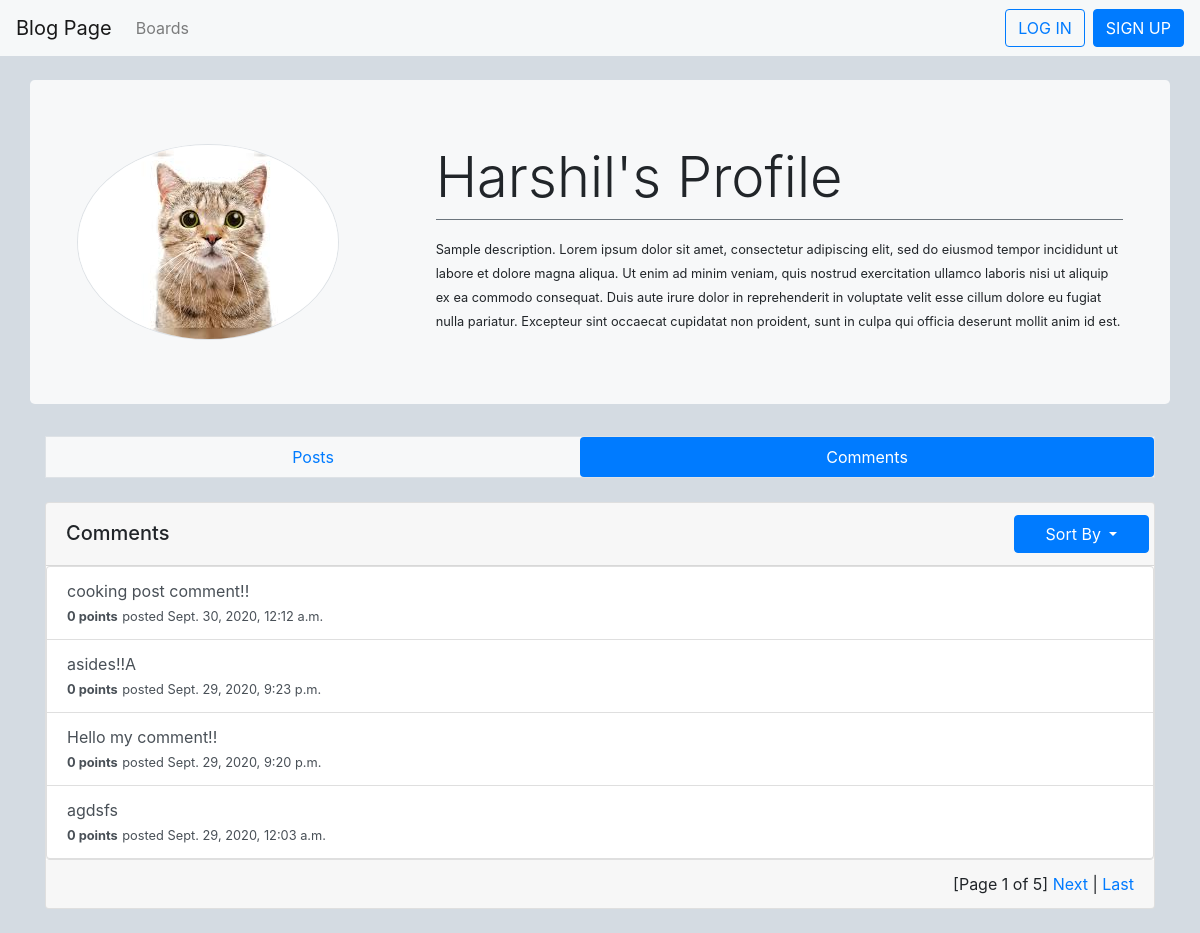
The app's page /profile/2/comments/ with its own data.
### user/models.py (models this page shows, shortened)
class Profile(models.Model):
    user = models.OneToOneField(User, on_delete=models.CASCADE, related_name='profile')
    description = models.TextField("Profile Description", max_length=1000, default='Default User Profile Description.')
    picture = models.ImageField(default='profile_pics/default.jpg', upload_to='profile_pics')

### blog/models.py (models this page shows, shortened)
class Comment(models.Model):
    content = models.CharField("Comment", max_length=500)
    date_posted = models.DateTimeField(auto_now_add=True)
    date_edited = models.DateTimeField(null=True, blank=True )
    post = models.ForeignKey(Post, on_delete=models.CASCADE)
    author = models.ForeignKey(User, on_delete=models.CASCADE)
    likes = models.ManyToManyField(User, blank=True, related_name='comment_likes')
    dislikes = models.ManyToManyField(User, blank=True, related_name='comment_dislikes')
    def get_rating(self):
        return self.likes.count() - self.dislikes.count()

### user/views.py (the view)
# urls.py: path('profile/<int:pk>/comments/', profile_comments, name='profile-comments'),
def profile_comments(request, pk):
    profile_user = get_object_or_404(User, pk=pk)
    paginator = Paginator(profile_user.comment_set.all().order_by('-date_posted'), 4)
    page_number = request.GET.get('page')
    page_obj = paginator.get_page(page_number)
    context = {
        'profile_user': profile_user,
        'page_obj': page_obj
    }
    return render(request, 'blog/profile_comments.html', context)

### blog/templates/blog/profile_comments.html (shortened to what this page needs)
{% extends 'blog/profile_base.html' %}
{% block header %}
    <div class='jumbotron row mt-4'style="background-color: #f7f8f9;">
        <div class='col-4'>
            <img src="{{ profile_user.profile.picture.url }}" class='rounded-circle account-img border' alt="">
        </div>
        <div class='col-8'>
            <h3 class='display-4'>{{ profile_user.username }}'s Profile</h3>
            <div class='border-top border-secondary pt-3'>
                <small>{{ profile_user.profile.description }}</small>
            </div>
        </div>
    </div>
{% endblock header %}
{% block profile-navbar %}
    <nav class="nav nav-pills border nav-fill my-4" style="background-color: #f7f8f9;">
        <a class="nav-link" href="{% url 'view-profile' profile_user.pk %}">Posts</a>
        <a class="nav-link active" href="{% url 'profile-comments' profile_user.pk %}">Comments</a>
      </nav>
{% endblock profile-navbar %}
{% block content %}
    <div class='card my-4'>
        <div class='col card-header'>
            <span class='row'>
                <h5 class='col-10 mr-4 align-self-end'>Comments</h5>
                <button class="col ml-4 btn btn-primary dropdown-toggle" type="button" id="dropdownMenuButton" data-toggle="dropdown" aria-haspopup="true" aria-expanded="false">
                Sort By
                </button>
            </span>
        </div>
        <div class='list-group'>
            {% if profile_user.comment_set.all %}
                {% for comment in page_obj %}
                <a href="{% url 'post' comment.post.board.id comment.post.id %}" class='list-group-item list-group-item-action'>
                    <div>
                        {{ comment.content }}
                    </div>
                    <div>
                        {% if comment in user.comment_likes.all %}
                            <small><strong style="color: #F73009;">{{ comment.get_rating }} points</strong></small>
                        {% elif comment in user.comment_dislikes.all %}
                            <small><strong style="color: #8283F6;">{{ comment.get_rating }} points</strong> </small>
                        {% else %}
                            <small><strong>{{ comment.get_rating }} points</strong></small>
                        {% endif %}
                        <small>posted {{ comment.date_posted}}</small>
                    </div>
                </a>
                {% endfor %}
            {% else %}
                <p class='d-flex pt-2 justify-content-center'>No Comments</p>
            {% endif %}
        </div>
        {% if page_obj.paginator.num_pages > 1 %}
            <div class='card-footer d-flex justify-content-end'>
                <span class='step-links'>
                    <span class='current'>
                        [Page {{ page_obj.number }} of {{ page_obj.paginator.num_pages }}]
                    </span>
                    {% if page_obj.has_next %}
                        <a href="?page={{ page_obj.next_page_number }}">Next</a>
                        |
                        <a href="?page={{ page_obj.paginator.num_pages }}">Last</a>
                    {% endif %}
                </span>
            </div>
        {% endif %}
    </div>
{% endblock content %}

### blog/templates/blog/profile_base.html (style rules this page uses)
body { background-color: #d4dbe2; }

### records on screen
Comment: content "cooking post comment!!", get_rating "0", date_posted "Sept. 30, 2020, 12:12 a.m."
Comment: content "asides!!A", get_rating "0", date_posted "Sept. 29, 2020, 9:23 p.m."
Comment: content "Hello my comment!!", get_rating "0", date_posted "Sept. 29, 2020, 9:20 p.m."
Comment: content "agdsfs", get_rating "0", date_posted "Sept. 29, 2020, 12:03 a.m."

### other values on screen
{{ profile_user.username }} "Harshil"
{{ page_obj.number }} "1"
{{ page_obj.paginator.num_pages }} "5"
